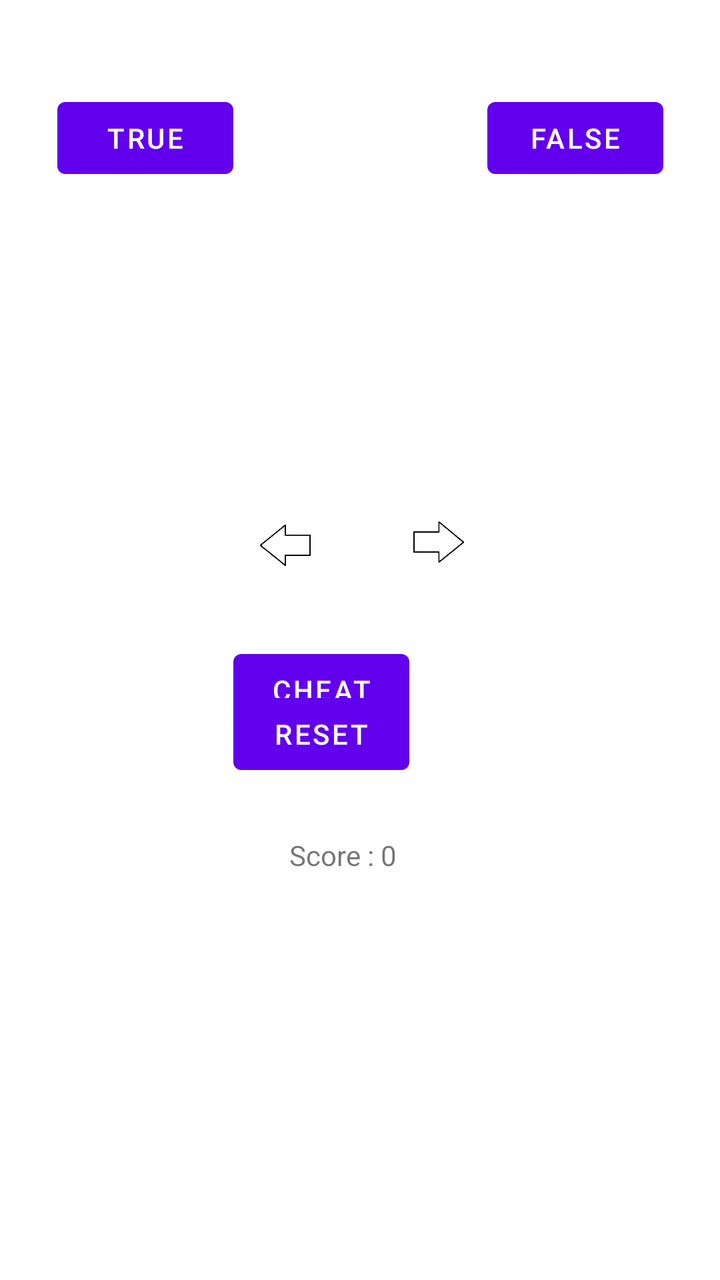
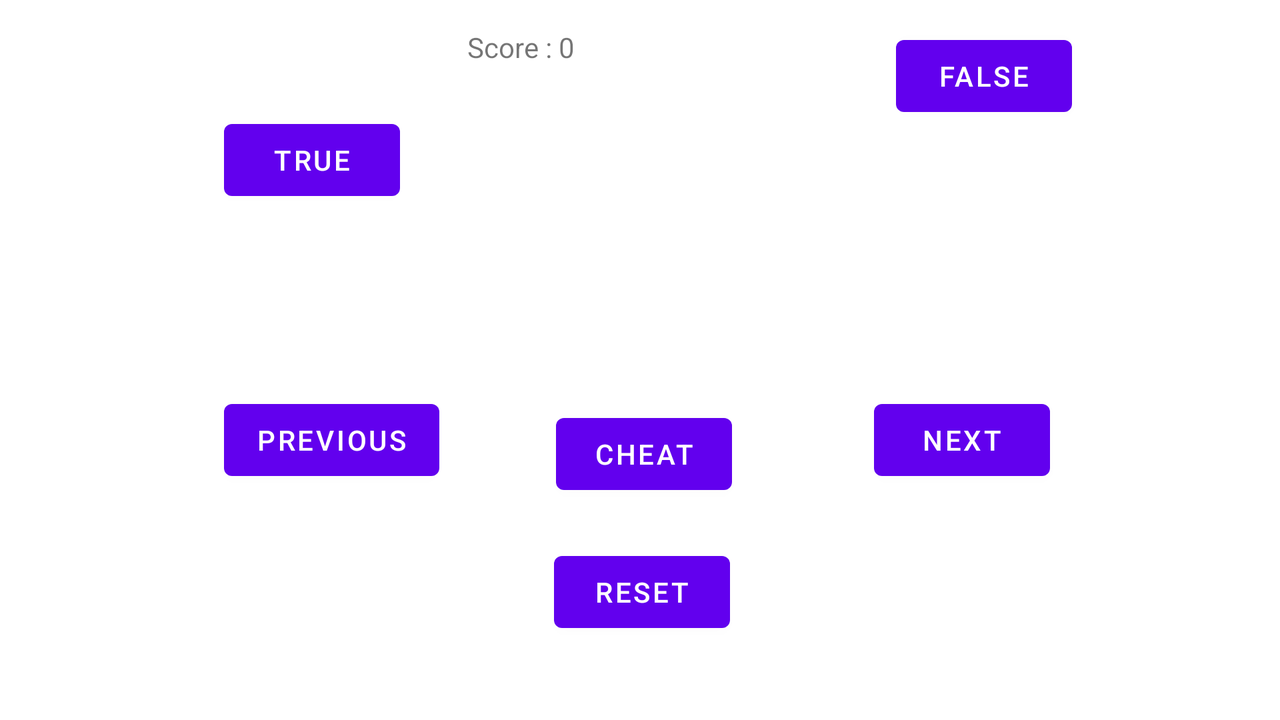

Compare how this app lays out the same screen by default and in its alternative resource folder. The renders come first, then the two layout files and the values they reference.
<!-- AndroidManifest.xml: application theme Theme.SınavCalisma -->
<!-- res/layout/activity_main.xml -->
<?xml version="1.0" encoding="utf-8"?>
<androidx.constraintlayout.widget.ConstraintLayout xmlns:android="http://schemas.android.com/apk/res/android"
    xmlns:app="http://schemas.android.com/apk/res-auto"
    xmlns:tools="http://schemas.android.com/tools"
    android:layout_width="match_parent"
    android:layout_height="match_parent"
    tools:context=".MainActivity">

    <TextView
        android:id="@+id/textView"
        android:layout_width="326dp"
        android:layout_height="0dp"
        android:textSize="30sp"
        app:layout_constraintBottom_toTopOf="@+id/nextButton"
        app:layout_constraintEnd_toEndOf="parent"
        app:layout_constraintHorizontal_bias="0.494"
        app:layout_constraintStart_toStartOf="parent"
        app:layout_constraintTop_toBottomOf="@+id/trueButton" />

    <Button
        android:id="@+id/cheatButton"
        android:layout_width="wrap_content"
        android:layout_height="wrap_content"
        android:layout_marginStart="8dp"
        android:layout_marginTop="25dp"
        android:text="CHEAT"
        app:layout_constraintStart_toStartOf="@+id/previousButton"
        app:layout_constraintTop_toBottomOf="@+id/nextButton" />

    <TextView
        android:id="@+id/scoreTextView"
        android:layout_width="145dp"
        android:layout_height="71dp"
        android:layout_marginStart="28dp"
        android:layout_marginBottom="151dp"
        android:text="Score : 0"
        app:layout_constraintBottom_toBottomOf="parent"
        app:layout_constraintStart_toStartOf="@+id/resetButton" />

    <Button
        android:id="@+id/trueButton"
        android:layout_width="wrap_content"
        android:layout_height="wrap_content"
        android:layout_marginStart="12dp"
        android:layout_marginTop="45dp"
        android:text="True"
        app:layout_constraintStart_toStartOf="@+id/textView"
        app:layout_constraintTop_toTopOf="parent" />

    <Button
        android:id="@+id/falseButton"
        android:layout_width="wrap_content"
        android:layout_height="wrap_content"
        android:layout_marginEnd="11dp"
        android:text="FALSE"
        app:layout_constraintBottom_toTopOf="@+id/textView"
        app:layout_constraintEnd_toEndOf="@+id/textView" />

    <Button
        android:id="@+id/resetButton"
        android:layout_width="wrap_content"
        android:layout_height="wrap_content"
        android:layout_marginBottom="27dp"
        android:text="reset"
        app:layout_constraintBottom_toTopOf="@+id/scoreTextView"
        app:layout_constraintEnd_toEndOf="@+id/cheatButton"
        app:layout_constraintStart_toStartOf="@+id/cheatButton" />

    <ImageView
        android:id="@+id/previousButton"
        android:layout_width="74dp"
        android:layout_height="43dp"
        android:layout_marginStart="92dp"
        android:layout_marginTop="253dp"
        app:layout_constraintStart_toStartOf="@+id/textView"
        app:layout_constraintTop_toTopOf="parent"
        app:srcCompat="@drawable/left" />

    <ImageView
        android:id="@+id/nextButton"
        android:layout_width="79dp"
        android:layout_height="0dp"
        android:layout_marginStart="74dp"
        android:layout_marginEnd="81dp"
        app:layout_constraintBottom_toBottomOf="@+id/previousButton"
        app:layout_constraintEnd_toEndOf="@+id/textView"
        app:layout_constraintStart_toStartOf="@+id/previousButton"
        app:layout_constraintTop_toTopOf="@+id/previousButton"
        app:srcCompat="@drawable/right" />


</androidx.constraintlayout.widget.ConstraintLayout>
<!-- resources referenced by this layout -->
<resources>
  <!-- drawable left: png bitmap (drawable, 2956 bytes) -->
  <!-- drawable right: png bitmap (drawable, 2569 bytes) -->
  <style name="Theme.SınavCalisma" parent="Theme.MaterialComponents.DayNight.DarkActionBar">
          
          <item name="colorPrimary">@color/purple_500</item>
          <item name="colorPrimaryVariant">@color/purple_700</item>
          <item name="colorOnPrimary">@color/white</item>
          
          <item name="colorSecondary">@color/teal_200</item>
          <item name="colorSecondaryVariant">@color/teal_700</item>
          <item name="colorOnSecondary">@color/black</item>
          
          <item name="android:statusBarColor" tools:targetApi="l">?attr/colorPrimaryVariant</item>
          
      </style>
</resources>
<!-- res/layout-land/activity_main.xml (the repository's variant of the layout above) -->
<!-- drawn on the phone turned sideways -->
<?xml version="1.0" encoding="utf-8"?>
<androidx.constraintlayout.widget.ConstraintLayout xmlns:android="http://schemas.android.com/apk/res/android"
    xmlns:app="http://schemas.android.com/apk/res-auto"
    xmlns:tools="http://schemas.android.com/tools"
    android:layout_width="match_parent"
    android:layout_height="match_parent"
    tools:context=".MainActivity">

    <TextView
        android:id="@+id/scoreTextView"
        android:layout_width="173dp"
        android:layout_height="0dp"
        android:text="Score : 0"
        app:layout_constraintBottom_toBottomOf="@+id/falseButton"
        app:layout_constraintEnd_toEndOf="parent"
        app:layout_constraintStart_toStartOf="parent"
        app:layout_constraintTop_toTopOf="@+id/falseButton"
        app:layout_constraintVertical_bias="0.0" />

    <Button
        android:id="@+id/previousButton"
        android:layout_width="wrap_content"
        android:layout_height="wrap_content"
        android:layout_marginStart="8dp"
        android:layout_marginBottom="116dp"
        android:text="PREVIOUS"
        app:layout_constraintBottom_toBottomOf="parent"
        app:layout_constraintStart_toStartOf="@+id/textView" />

    <Button
        android:id="@+id/nextButton"
        android:layout_width="wrap_content"
        android:layout_height="wrap_content"
        android:layout_marginTop="21dp"
        android:layout_marginEnd="11dp"
        android:text="NEXT"
        app:layout_constraintEnd_toEndOf="@+id/textView"
        app:layout_constraintTop_toBottomOf="@+id/textView" />

    <TextView
        android:id="@+id/textView"
        android:layout_width="0dp"
        android:layout_height="99dp"
        android:layout_marginStart="104dp"
        android:layout_marginTop="62dp"
        android:layout_marginEnd="104dp"
        android:layout_marginBottom="69dp"
        android:textSize="30sp"
        app:layout_constraintBottom_toBottomOf="@+id/previousButton"
        app:layout_constraintEnd_toEndOf="parent"
        app:layout_constraintHorizontal_bias="0.0"
        app:layout_constraintStart_toStartOf="parent"
        app:layout_constraintTop_toTopOf="@+id/trueButton"
        app:layout_constraintVertical_bias="1.0" />

    <Button
        android:id="@+id/cheatButton"
        android:layout_width="wrap_content"
        android:layout_height="wrap_content"
        android:layout_marginStart="1dp"
        android:layout_marginTop="28dp"
        android:text="CHEAT"
        app:layout_constraintStart_toStartOf="@+id/resetButton"
        app:layout_constraintTop_toBottomOf="@+id/textView" />

    <Button
        android:id="@+id/trueButton"
        android:layout_width="wrap_content"
        android:layout_height="wrap_content"
        android:layout_marginStart="8dp"
        android:layout_marginTop="56dp"
        android:text="True"
        app:layout_constraintStart_toStartOf="@+id/textView"
        app:layout_constraintTop_toTopOf="parent" />

    <Button
        android:id="@+id/falseButton"
        android:layout_width="wrap_content"
        android:layout_height="wrap_content"
        android:layout_marginBottom="14dp"
        android:text="FALSE"
        app:layout_constraintBottom_toTopOf="@+id/textView"
        app:layout_constraintEnd_toEndOf="@+id/textView" />

    <Button
        android:id="@+id/resetButton"
        android:layout_width="wrap_content"
        android:layout_height="wrap_content"
        android:layout_marginBottom="40dp"
        android:text="reset"
        app:layout_constraintBottom_toBottomOf="parent"
        app:layout_constraintEnd_toEndOf="parent"
        app:layout_constraintHorizontal_bias="0.502"
        app:layout_constraintStart_toStartOf="parent" />
</androidx.constraintlayout.widget.ConstraintLayout>
<!-- resources referenced by the variant -->
<!-- as the phone turned sideways resolves them -->
<resources>
  <style name="Theme.SınavCalisma" parent="Theme.MaterialComponents.DayNight.DarkActionBar">
          
          <item name="colorPrimary">@color/purple_500</item>
          <item name="colorPrimaryVariant">@color/purple_700</item>
          <item name="colorOnPrimary">@color/white</item>
          
          <item name="colorSecondary">@color/teal_200</item>
          <item name="colorSecondaryVariant">@color/teal_700</item>
          <item name="colorOnSecondary">@color/black</item>
          
          <item name="android:statusBarColor" tools:targetApi="l">?attr/colorPrimaryVariant</item>
          
      </style>
</resources>
